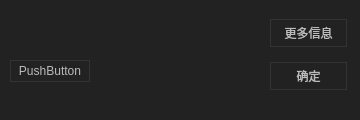
<?xml version="1.0" encoding="UTF-8"?>
<ui version="4.0">
 <class>aboutwindow</class>
 <widget class="QDialog" name="aboutwindow">
  <property name="geometry">
   <rect>
    <x>0</x>
    <y>0</y>
    <width>360</width>
    <height>120</height>
   </rect>
  </property>
  <property name="font">
   <font>
    <family>Segoe UI</family>
   </font>
  </property>
  <property name="windowTitle">
   <string>Dialog</string>
  </property>
  <property name="autoFillBackground">
   <bool>false</bool>
  </property>
  <property name="styleSheet">
   <string notr="true">/* === Shared === */
QStackedWidget, QLabel, QPushButton, QRadioButton, QCheckBox, 
QGroupBox, QStatusBar, QToolButton, QComboBox, QDialog {
    background-color: #222222;
    color: #BBBBBB;
    font-family: &quot;Segoe UI&quot;;
}

/* === QWidget === */
QWidget:window {
    background: #222222;
    color: #BBBBBB;
    font-family: &quot;Segoe UI&quot;;
}

/* === QToolTip === */
QToolTip {
    background-color: #000000;
    border: 2px solid #333333;
    color: yellow;
}

/* === QPushButton === */
QPushButton {
    border: 1px solid #333333;
    padding: 4px;
    min-width: 65px;
    min-height: 12px;
}

QPushButton:hover {
    background-color: #333333;
    border-color: #444444;
}

QPushButton:pressed {
    background-color: #111111;
    border-color: #333333;
    color: yellow;
}

QPushButton:disabled {
    color: #333333;
}

/* === Checkable items === */
QCheckBox::indicator, QRadioButton::indicator, QTreeView::indicator {
    width: 16px;
    height: 16px;
    background-color: #111111;
    border: 1px solid #333333;
}

QRadioButton::indicator {
    border-radius: 8px;
}

QCheckBox::indicator::checked, QRadioButton::indicator::checked, QTreeView::indicator::checked {
    background-color: qradialgradient(cx:0.5, cy:0.5, fx:0.25, fy:0.15, radius:0.3, stop:0 #BBBBBB, stop:1 #111111);
}

QCheckBox::indicator:disabled, QRadioButton::indicator:disabled, QTreeView::indicator:disabled {
    background-color: #444444;
}

QCheckBox::indicator::checked:disabled, QRadioButton::indicator::checked:disabled, QTreeView::indicator::checked:disabled {
    background-color: qradialgradient(cx:0.5, cy:0.5, fx:0.25, fy:0.15, radius:0.3, stop:0 #BBBBBB, stop:1 #444444);
}

/* === QComboBox === */
QComboBox {
    background-color: black;
    border: 1px solid #333333;
    color: white;
    padding:1px 2em 1px 3px;
}

QComboBox::drop-down {
    subcontrol-origin: padding;
    subcontrol-position: top right;
    border-left: 1px solid #333333;
}

QComboBox::down-arrow {
    border: 2px solid #333333;
    width: 6px;
    height: 6px;
    background: #5f5f5f;
}

/* === QGroupBox === */
QGroupBox {
    border: 2px solid #333333;
    margin-top: 2ex;
}

QGroupBox::title {
    color: yellow;
    subcontrol-origin: margin;
    subcontrol-position: top left;
    margin-left: 5px;
}

/* === QTabWidget === */
QTabWidget::pane {
    background: #222222;
    border: 2px solid #333333;
}

/* === QTabBar === */
QTabBar::tab {
    background: transparent;
    border: 1px solid #333333;
    border-bottom: none;
    color: #BBBBBB;
    padding-left: 5px;
    padding-right: 10px;
    padding-top: 3px;
    padding-bottom: 3px;
}

QTabBar::tab:hover {
    background-color: #333333;
    border: 1px solid #444444;
    border-bottom: none;
}

QTabBar::tab:selected {
    background-color: #111111;
    border: 1px solid #333333;
    border-top: 1px solid yellow;
    border-bottom: none;
    color: yellow
}

/* === QToolBar === */
QToolBar {
    background-color: #222222;
    border: none;
    padding: 1px;
}

QToolBar:handle {
    background: #222222;
    border-left: 1px dotted yellow;
    color: #BBBBBB;
}

QToolBar::separator {
    width: 6px;
    background-color: #222222;
}

/* === QToolButton === */
QToolButton {
    border: 1px solid #333333;
    margin: 1px;
}

QToolButton:hover {
    background-color: #333333;
    border: 1px solid #444444;
}

QToolButton[popupMode=&quot;1&quot;] { /* only for MenuButtonPopup */
    padding-right: 20px; /* make way for the popup button */
}

QToolButton::menu-button {
    border-left: 1px solid #333333;
    background: transparent;
    width: 16px;
}

QToolButton::menu-button:hover {
    border-left: 1px solid #444444;
    background: transparent;
    width: 16px;
}

QToolButton:checked, QToolButton:pressed {
    background-color: #111111;
    color: yellow;
}

/* === QMenu === */
QMenu {
    background-color: black;
    border: 1px solid gray;
    color: white;
    padding: 1px;
}

QMenu::item {
    padding: 2px 25px 2px 20px;
    border: 1px solid transparent;
}

QMenu::item:disabled {
    color: #666666;
}

QMenu::item:selected {
    border-color: gray;
    background: #222222;
}

QMenu::icon:checked {

}

QMenu::separator {
    height: 1px;
    background: #222222;
    margin-left: 10px;
    margin-right: 10px;
    margin-top: 1px;
    margin-bottom: 1px;
}

QMenu::indicator {
    width: 13px;
    height: 13px;
}

/* === QMenuBar === */
QMenuBar {
    background-color: black;
    color: white;
}

QMenuBar::item {
    background: transparent;
}

QMenuBar::item:disabled {
    color: gray;
}

QMenuBar::item:selected {
    background: #222222;
}

QMenuBar::item:pressed {
    background: #444444;
}
 
/* === QScrollBar:vertical === */
QScrollBar:vertical {
    background: #111111;
    width: 16px;
    margin: 16px 0 16px 0;
}

QScrollBar::handle:vertical {
    background: #555555;
    min-height: 16px;
}

QScrollBar::add-line:vertical {
    background: #444444;
    height: 16px;
    subcontrol-position: bottom;
    subcontrol-origin: margin;
}

QScrollBar::sub-line:vertical {
    background: #444444;
    height: 16px;
    subcontrol-position: top;
    subcontrol-origin: margin;
}

QScrollBar::add-page:vertical, QScrollBar::sub-page:vertical {
    background: none;
}

QScrollBar:up-arrow:vertical, QScrollBar:down-arrow:vertical {
    border: 2px solid #333333;
    width: 6px;
    height: 6px;
    background: #5f5f5f;
}

/* === QScrollBar:horizontal === */
QScrollBar:horizontal {
    background: #111111;
    height: 16px;
    margin: 0 16px 0 16px;
}

QScrollBar::handle:horizontal {
    background: #555555;
    min-width: 16px;
}

QScrollBar::add-line:horizontal {
    background: #444444;
    width: 16px;
    subcontrol-position: right;
    subcontrol-origin: margin;
}

QScrollBar::sub-line:horizontal {
    background: #444444;
    width: 16px;
    subcontrol-position: left;
    subcontrol-origin: margin;
}

QScrollBar::add-page:horizontal, QScrollBar::sub-page:horizontal {
    background: none;
}

QScrollBar:left-arrow:horizontal, QScrollBar:right-arrow:horizontal {
    border: 2px solid #333333;
    width: 6px;
    height: 6px;
    background: #5f5f5f;
}

/* =================== */
QLineEdit, QListView, QTreeView, QTableView, QAbstractSpinBox {
    background-color: black;
    color: #BBBBBB;
    border: 1px solid #333333;
}

QAbstractScrollArea, QLineEdit, QTextEdit, QAbstractSpinBox, QComboBox {
    border-color: #333333;
    border: 1px solid #333333;

}

/* === QHeaderView === */
QHeaderView::section {
    background: #222222;
    border: 0;
    color: #BBBBBB;
    padding: 3px 0 3px 4px;
}

/* === QListView === */
QListView::item:hover {
    background: #333333;
}

QListView::item:selected {
    background: #111111;
    color: yellow;
}

/* === QTableView === */
QTableView::item:hover {
    background: #333333;
}

QTableView::item:hover {
    background: #111111;
    color: yellow;
}

/* === QTreeView === */
QTreeView::item {
    background: black;
}

QTreeView::item:hover {
    background: #333333;
}

QTreeView::item:selected {
    background: #111111;
    color: yellow;
}

QTreeView::branch {

}

QTreeView::branch:has-siblings:adjoins-item {

}

QTreeView::branch:has-siblings:!adjoins-item {

}

QTreeView::branch:closed:has-children:has-siblings {

}

QTreeView::branch:has-children:!has-siblings:closed {

}

QTreeView::branch:!has-children:!has-siblings:adjoins-item {

}

QTreeView::branch:open:has-children:has-siblings {

}

QTreeView::branch:open:has-children:!has-siblings {

}

/* === Customizations === */
QFrame#infoLabel {
    border: 1px inset #333333;
}
2.

.QWidget {
   background-color: beige;
}

QToolBar {
    background-color: beige;
}

QDialog, QFileDialog {
    background-color: beige;
}

QTabWidget::pane { /* The tab widget frame */
    border-top: 2px solid #C2C7CB;
}

QTabWidget::tab-bar {
    left: 5px; /* move to the right by 5px */
}

QTabBar, QTabWidget {
    background-color: beige;
}
QTabBar::tab {
     background: qlineargradient(x1: 0, y1: 0, x2: 0, y2: 1,
                                 stop: 0 #E1E1E1, stop: 0.4 #DDDDDD,
                                 stop: 0.5 #D8D8D8, stop: 1.0 #D3D3D3);
     border: 1px solid darkkhaki;
     border-bottom-color: #C2C7CB; /* same as the pane color */
     border-top-left-radius: 4px;
     border-top-right-radius: 4px;
     min-width: 8ex;
     padding: 2px;
 }
QTabBar::tab:selected, QTabBar::tab:hover {
    background: qlineargradient(x1: 0, y1: 0, x2: 0, y2: 1,
                                stop: 0 #fafafa, stop: 0.4 #f4f4f4,
                                stop: 0.5 #e7e7e7, stop: 1.0 #fafafa);
}

QTabBar::tab:selected {
    border-color: #9B9B9B;
    border-bottom-color: #C2C7CB; /* same as pane color */
}

QTabBar::tab:!selected {
    margin-top: 2px; /* make non-selected tabs look smaller */
}

/* Nice Windows-XP-style password character. */
QLineEdit[echoMode=&quot;2&quot;] {
    lineedit-password-character: 9679;
}

QHeaderView::section {
     background-color: qlineargradient(x1:0, y1:0, x2:0, y2:1,
                                       stop:0 #616161, stop: 0.5 #505050,
                                       stop: 0.6 #434343, stop:1 #656565);
     color: white;
     padding-left: 4px;
     border: 1px solid #6c6c6c;
 }

 QHeaderView::section:checked
 {
     background-color: red;
 }


/* We provide a min-width and min-height for push buttons
   so that they look elegant regardless of the width of the text. */
QPushButton {
    background-color: palegoldenrod;
    border-width: 2px;
    border-color: darkkhaki;
    border-style: solid;
    border-radius: 5;
    padding: 3px;
    min-width: 9ex;
    min-height: 2.5ex;
}

QPushButton:hover {
   background-color: khaki;
}

/* Increase the padding, so the text is shifted when the button is
   pressed. */
QPushButton:pressed {
    padding-left: 5px;
    padding-top: 5px;
    background-color: #d0d67c;
}

QLabel, QAbstractButton {
    font: bold;
}

/* Mark mandatory fields with a brownish color. */
.mandatory {
    color: brown;
}

/* Bold text on status bar looks awful. */
QStatusBar QLabel {
   font: normal;
}

QStatusBar::item {
    border-width: 1;
    border-color: darkkhaki;
    border-style: solid;
    border-radius: 2;
}

QStackedWidget, QComboBox, QLineEdit, QSpinBox, QTextEdit, QListView, QWebView, QTreeView, QHeaderView {
    background-color: cornsilk;
    selection-color: #0a214c; 
    selection-background-color: #C19A6B;
}

QListView {
    show-decoration-selected: 1;
}

QListView::item:hover {
    background-color: wheat;
}

/* We reserve 1 pixel space in padding. When we get the focus,
   we kill the padding and enlarge the border. This makes the items
   glow. */
QLineEdit, QFrame {
    border-width: 1px;
    padding: 1px;
    border-style: solid;
    border-color: darkkhaki;
    border-radius: 5px;
}

/* As mentioned above, eliminate the padding and increase the border. */
QLineEdit:focus, QFrame:focus {
    border-width: 3px;
    padding: 0px;
}

/* A QLabel is a QFrame  */
QLabel {
    border: none;
    padding: 0;
    background: none;
}

/* A QToolTip is a QLabel  */
QToolTip {
    border: 2px solid darkkhaki;
    padding: 5px;
    border-radius: 3px;
    opacity: 200;
}

/* Nice to have the background color change when hovered. */
QRadioButton:hover, QCheckBox:hover {
    background-color: wheat;
}

/* Force the dialog's buttons to follow the Windows guidelines. */
QDialogButtonBox {
    button-layout: 0;
}


3.
/*
    Style by evilworks, 2012-2013. pollux@lavabit.com
    This file is Public Domain.
*/

/* === Shared === */
QStackedWidget, QLabel, QPushButton, QRadioButton, QCheckBox, 
QGroupBox, QStatusBar, QToolButton, QComboBox, QDialog, QTabBar {
    font-family: &quot;Segoe UI&quot;;
    background-color: #888;
    color: #000;
}

/* === QWidget === */
QWidget:window {
    font-family: 'Segoe UI';
    background-color: #888;
}

/* === QPushButton === */
QPushButton {
    border: 1px solid #555;
    padding: 4px;
    min-width: 65px;
    min-height: 12px;
}

QPushButton:hover {
    background-color: #999;
}

QPushButton:pressed {
    background-color: #333;
    border-color: #555;
    color: #AAA;
}

QPushButton:disabled {
    color: #333333;
}

/* === QComboBox === */
QComboBox {
    background-color: #AAA;
    border: 1px solid #555;
    color: black;
}

QComboBox::drop-down {
    subcontrol-origin: padding;
    subcontrol-position: top right;
    border-left: 1px solid #333333;
}

/* === QGroupBox === */
QGroupBox {
    border: 1px solid #555;
    margin-top: 2ex;
}

QGroupBox::title {
    color: black;
    subcontrol-origin: margin;
    subcontrol-position: top left;    
    border: 1px solid #555;
}

/* === QTabBar === */
QTabBar::tab {
    border-bottom: none;
    color: #000;
    padding: 4px;
    background-color: #888;
    border: 1px solid #555;
}

QTabBar::tab:hover {
    background-color: #AAA;
}

QTabBar::tab:selected {
    background-color: #000;
    color: white;
}

/* === QTabWidget === */
QTabWidget::pane {
    background: #888;
    border: 1px solid #555;
}


/* === QToolBar === */
QToolBar {
    background: #949494;
    border: none;
    padding-left: 0px;
    padding-right: 0px;
    margin: 2px;
}

QToolBar::separator {
    width: 1px;
    margin-left: 3px;
    margin-right: 3px;
    background-color: #555;
}

/* === QToolButton === */
QToolButton {
    border: 1px solid #666;
    margin: 1px;
}

QToolButton:hover {
    background-color: #AAA;
}

QToolButton[popupMode=&quot;1&quot;] { /* only for MenuButtonPopup */
    padding-right: 20px; /* make way for the popup button */
}

QToolButton::menu-button {
    border-left: 1px solid #666;
    background: transparent;
    width: 16px;
}

QToolButton::menu-button:hover {
    border-left: 1px solid #666;
    background: transparent;
    width: 16px;
}

QToolButton:checked, QToolButton:pressed {
    background-color: #000;
    border: 1px solid #555;
    color: white;
}

/* === QScrollBar:vertical === */
QScrollBar:vertical {
    width: 16px;
    margin: 16px 0 16px 0;
    background: #333;
}

QScrollBar::handle:vertical {
    background: #888;
    min-height: 16px;
    border-top: 1px solid #666;
    border-bottom: 1px solid #666;
}

QScrollBar::add-line:vertical {
    background: #888;
    height: 16px;
    subcontrol-position: bottom;
    subcontrol-origin: margin;
}

QScrollBar::sub-line:vertical {
    background: #888;
    height: 16px;
    subcontrol-position: top;
    subcontrol-origin: margin;
}

QScrollBar::add-page:vertical, QScrollBar::sub-page:vertical {
    background: none;
}

/* === QScrollBar:horizontal === */
QScrollBar:horizontal {
    height: 16px;
    margin: 0 16px 0 16px;
    background: #333;
}

QScrollBar::handle:horizontal {
    background: #888;
    min-width: 16px;
    border-left: 1px solid #666;
    border-right: 1px solid #666;
}

QScrollBar::add-line:horizontal {
    background: #888;
    width: 16px;
    subcontrol-position: right;
    subcontrol-origin: margin;
}

QScrollBar::sub-line:horizontal {
    background: #888;
    width: 16px;
    subcontrol-position: left;
    subcontrol-origin: margin;
}

QScrollBar::add-page:horizontal, QScrollBar::sub-page:horizontal {
    background: none;
}

/* === QMenu === */
QMenu {
    background-color: black;
    border: 1px solid gray;
    color: white;
    padding: 1px;
}

QMenu::item {
    padding: 2px 25px 2px 20px;
    border: 1px solid transparent;
}

QMenu::item:disabled {
    color: #666666;
}

QMenu::item:selected {
    border-color: gray;
    background: #222222;
}

QMenu::icon:checked {

}

QMenu::separator {
    height: 1px;
    background: #222222;
    margin-left: 10px;
    margin-right: 10px;
    margin-top: 1px;
    margin-bottom: 1px;
}

QMenu::indicator {
    width: 13px;
    height: 13px;
}

/* === QMenuBar === */
QMenuBar {
    background-color: black;
    color: white;
}

QMenuBar::item {
    background: transparent;
}

QMenuBar::item:disabled {
    color: gray;
}

QMenuBar::item:selected {
    background: #222222;
}

QMenuBar::item:pressed {
    background: #444444;
}
/* =================== */
QLineEdit, QListView, QTreeView, QTableView, QAbstractSpinBox {
    background-color: #AAA;
    color: #000;
    border: 1px solid #555;
}

QAbstractScrollArea, QLineEdit, QTextEdit, QAbstractSpinBox, QComboBox {
    border: 1px solid #555;
}

/* === QHeaderView === */
QHeaderView::section {
    height: 20px;
}

QHeaderView::section {
    background: #666;
    border: 0;
    color: #000;
    padding-left: 4px;
}

/* === QListView === */
QListView::item:hover {
    background: #AAA;
}

QListView::item:selected {
    background: #333;
    color: #AAA;
}

/* === QTableView === */
QTableView::item:hover {
    background: #333333;
}

QTableView::item:hover {
    background: #111111;
    color: yellow;
}

/* === QTreeView === */
QTreeView::item {
    background: #AAA;
}

QTreeView::item:hover {
    background: #CCC;
}

QTreeView::item:selected {
    background: #333;
    color: #AAA;
}

QTreeView::branch {

}

QTreeView::branch:has-siblings:adjoins-item {

}

QTreeView::branch:has-siblings:!adjoins-item {

}

QTreeView::branch:closed:has-children:has-siblings {

}

QTreeView::branch:has-children:!has-siblings:closed {

}

QTreeView::branch:!has-children:!has-siblings:adjoins-item {

}

QTreeView::branch:open:has-children:has-siblings {

}

QTreeView::branch:open:has-children:!has-siblings {

}</string>
  </property>
  <widget class="QLabel" name="label">
   <property name="geometry">
    <rect>
     <x>10</x>
     <y>10</y>
     <width>231</width>
     <height>91</height>
    </rect>
   </property>
   <property name="font">
    <font>
     <family>Segoe UI</family>
    </font>
   </property>
   <property name="autoFillBackground">
    <bool>false</bool>
   </property>
   <property name="text">
    <string/>
   </property>
  </widget>
  <widget class="QWidget" name="layoutWidget">
   <property name="geometry">
    <rect>
     <x>270</x>
     <y>10</y>
     <width>77</width>
     <height>91</height>
    </rect>
   </property>
   <layout class="QVBoxLayout" name="verticalLayout">
    <item>
     <widget class="QPushButton" name="pushButton">
      <property name="text">
       <string>更多信息</string>
      </property>
      <property name="default">
       <bool>true</bool>
      </property>
      <property name="flat">
       <bool>false</bool>
      </property>
     </widget>
    </item>
    <item>
     <widget class="QPushButton" name="pushButton_2">
      <property name="text">
       <string>确定</string>
      </property>
      <property name="flat">
       <bool>false</bool>
      </property>
     </widget>
    </item>
   </layout>
  </widget>
  <widget class="QPushButton" name="pushButton_3">
   <property name="geometry">
    <rect>
     <x>10</x>
     <y>60</y>
     <width>80</width>
     <height>22</height>
    </rect>
   </property>
   <property name="text">
    <string>PushButton</string>
   </property>
  </widget>
 </widget>
 <resources/>
 <connections/>
</ui>
